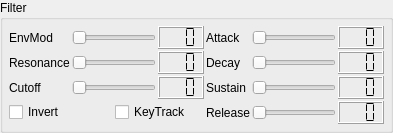
    <widget class="QGroupBox" name="GroupBox12">
     <property name="title">
      <string>Filter</string>
     </property>
     <layout class="QGridLayout">
      <property name="margin">
       <number>6</number>
      </property>
      <property name="spacing">
       <number>2</number>
      </property>
      <item row="0" column="0">
       <widget class="QLabel" name="TextLabel3_5_3">
        <property name="text">
         <string>EnvMod</string>
        </property>
        <property name="wordWrap">
         <bool>false</bool>
        </property>
       </widget>
      </item>
      <item row="0" column="4">
       <widget class="QLabel" name="TextLabel3_3_2_5_2">
        <property name="text">
         <string>Attack</string>
        </property>
        <property name="wordWrap">
         <bool>false</bool>
        </property>
       </widget>
      </item>
      <item row="1" column="4">
       <widget class="QLabel" name="TextLabel3_3_2_2_2_2">
        <property name="text">
         <string>Decay</string>
        </property>
        <property name="wordWrap">
         <bool>false</bool>
        </property>
       </widget>
      </item>
      <item row="2" column="4">
       <widget class="QLabel" name="TextLabel3_3_2_3_2_2">
        <property name="text">
         <string>Sustain</string>
        </property>
        <property name="wordWrap">
         <bool>false</bool>
        </property>
       </widget>
      </item>
      <item row="3" column="4">
       <widget class="QLabel" name="TextLabel3_3_2_4_2_2">
        <property name="text">
         <string>Release</string>
        </property>
        <property name="wordWrap">
         <bool>false</bool>
        </property>
       </widget>
      </item>
      <item row="0" column="3">
       <widget class="QLCDNumber" name="LCDNumber1_5_3">
        <property name="sizePolicy">
         <sizepolicy hsizetype="Preferred" vsizetype="Minimum">
          <horstretch>0</horstretch>
          <verstretch>0</verstretch>
         </sizepolicy>
        </property>
        <property name="digitCount">
         <number>3</number>
        </property>
        <property name="segmentStyle">
         <enum>QLCDNumber::Flat</enum>
        </property>
       </widget>
      </item>
      <item row="0" column="6">
       <widget class="QLCDNumber" name="LCDNumber1_3_2_5_2">
        <property name="sizePolicy">
         <sizepolicy hsizetype="Preferred" vsizetype="Minimum">
          <horstretch>0</horstretch>
          <verstretch>0</verstretch>
         </sizepolicy>
        </property>
        <property name="digitCount">
         <number>3</number>
        </property>
        <property name="segmentStyle">
         <enum>QLCDNumber::Flat</enum>
        </property>
       </widget>
      </item>
      <item row="1" column="6">
       <widget class="QLCDNumber" name="LCDNumber1_3_2_2_2_2">
        <property name="sizePolicy">
         <sizepolicy hsizetype="Preferred" vsizetype="Minimum">
          <horstretch>0</horstretch>
          <verstretch>0</verstretch>
         </sizepolicy>
        </property>
        <property name="digitCount">
         <number>3</number>
        </property>
        <property name="segmentStyle">
         <enum>QLCDNumber::Flat</enum>
        </property>
       </widget>
      </item>
      <item row="2" column="6">
       <widget class="QLCDNumber" name="LCDNumber1_3_2_3_2_2">
        <property name="sizePolicy">
         <sizepolicy hsizetype="Preferred" vsizetype="Minimum">
          <horstretch>0</horstretch>
          <verstretch>0</verstretch>
         </sizepolicy>
        </property>
        <property name="digitCount">
         <number>3</number>
        </property>
        <property name="segmentStyle">
         <enum>QLCDNumber::Flat</enum>
        </property>
       </widget>
      </item>
      <item row="3" column="6">
       <widget class="QLCDNumber" name="LCDNumber1_3_2_4_2_2">
        <property name="sizePolicy">
         <sizepolicy hsizetype="Preferred" vsizetype="Minimum">
          <horstretch>0</horstretch>
          <verstretch>0</verstretch>
         </sizepolicy>
        </property>
        <property name="digitCount">
         <number>3</number>
        </property>
        <property name="segmentStyle">
         <enum>QLCDNumber::Flat</enum>
        </property>
       </widget>
      </item>
      <item row="1" column="3">
       <widget class="QLCDNumber" name="LCDNumber1_5_5">
        <property name="sizePolicy">
         <sizepolicy hsizetype="Preferred" vsizetype="Minimum">
          <horstretch>0</horstretch>
          <verstretch>0</verstretch>
         </sizepolicy>
        </property>
        <property name="digitCount">
         <number>3</number>
        </property>
        <property name="segmentStyle">
         <enum>QLCDNumber::Flat</enum>
        </property>
       </widget>
      </item>
      <item row="2" column="0">
       <widget class="QLabel" name="TextLabel1_3">
        <property name="text">
         <string>Cutoff</string>
        </property>
        <property name="wordWrap">
         <bool>false</bool>
        </property>
       </widget>
      </item>
      <item row="1" column="0">
       <widget class="QLabel" name="TextLabel3_5_5">
        <property name="text">
         <string>Resonance</string>
        </property>
        <property name="wordWrap">
         <bool>false</bool>
        </property>
       </widget>
      </item>
      <item row="3" column="0" colspan="2">
       <widget class="QCheckBox" name="FilterInvert">
        <property name="sizePolicy">
         <sizepolicy hsizetype="MinimumExpanding" vsizetype="Fixed">
          <horstretch>0</horstretch>
          <verstretch>0</verstretch>
         </sizepolicy>
        </property>
        <property name="text">
         <string>Invert</string>
        </property>
       </widget>
      </item>
      <item row="3" column="2" colspan="2">
       <widget class="QCheckBox" name="KeyTrack">
        <property name="sizePolicy">
         <sizepolicy hsizetype="Expanding" vsizetype="Fixed">
          <horstretch>0</horstretch>
          <verstretch>0</verstretch>
         </sizepolicy>
        </property>
        <property name="text">
         <string>KeyTrack</string>
        </property>
       </widget>
      </item>
      <item row="2" column="3">
       <widget class="QLCDNumber" name="LCDNumber1_5_5_2">
        <property name="sizePolicy">
         <sizepolicy hsizetype="Preferred" vsizetype="Minimum">
          <horstretch>0</horstretch>
          <verstretch>0</verstretch>
         </sizepolicy>
        </property>
        <property name="digitCount">
         <number>3</number>
        </property>
        <property name="segmentStyle">
         <enum>QLCDNumber::Flat</enum>
        </property>
       </widget>
      </item>
      <item row="0" column="1" colspan="2">
       <widget class="QSlider" name="EnvModS">
        <property name="minimum">
         <number>0</number>
        </property>
        <property name="maximum">
         <number>255</number>
        </property>
        <property name="pageStep">
         <number>1</number>
        </property>
        <property name="orientation">
         <enum>Qt::Horizontal</enum>
        </property>
       </widget>
      </item>
      <item row="1" column="1" colspan="2">
       <widget class="QSlider" name="ResS">
        <property name="minimum">
         <number>0</number>
        </property>
        <property name="maximum">
         <number>255</number>
        </property>
        <property name="pageStep">
         <number>1</number>
        </property>
        <property name="orientation">
         <enum>Qt::Horizontal</enum>
        </property>
       </widget>
      </item>
      <item row="2" column="1" colspan="2">
       <widget class="QSlider" name="CutoffS">
        <property name="maximum">
         <number>255</number>
        </property>
        <property name="pageStep">
         <number>1</number>
        </property>
        <property name="orientation">
         <enum>Qt::Horizontal</enum>
        </property>
        <property name="tickPosition">
         <enum>QSlider::NoTicks</enum>
        </property>
        <property name="tickInterval">
         <number>25</number>
        </property>
       </widget>
      </item>
      <item row="0" column="5">
       <widget class="QSlider" name="AttackS3">
        <property name="minimum">
         <number>0</number>
        </property>
        <property name="maximum">
         <number>255</number>
        </property>
        <property name="pageStep">
         <number>1</number>
        </property>
        <property name="orientation">
         <enum>Qt::Horizontal</enum>
        </property>
       </widget>
      </item>
      <item row="1" column="5">
       <widget class="QSlider" name="DecayS3">
        <property name="minimum">
         <number>0</number>
        </property>
        <property name="maximum">
         <number>255</number>
        </property>
        <property name="pageStep">
         <number>1</number>
        </property>
        <property name="orientation">
         <enum>Qt::Horizontal</enum>
        </property>
       </widget>
      </item>
      <item row="2" column="5">
       <widget class="QSlider" name="SustainS3">
        <property name="minimum">
         <number>0</number>
        </property>
        <property name="maximum">
         <number>255</number>
        </property>
        <property name="pageStep">
         <number>1</number>
        </property>
        <property name="orientation">
         <enum>Qt::Horizontal</enum>
        </property>
       </widget>
      </item>
      <item row="3" column="5">
       <widget class="QSlider" name="ReleaseS3">
        <property name="minimum">
         <number>0</number>
        </property>
        <property name="maximum">
         <number>255</number>
        </property>
        <property name="pageStep">
         <number>1</number>
        </property>
        <property name="orientation">
         <enum>Qt::Horizontal</enum>
        </property>
       </widget>
      </item>
     </layout>
    </widget>
